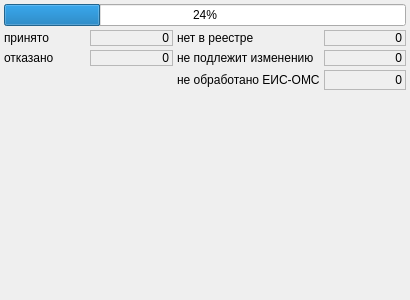
<ui version="4.0" >
 <class>ImportEISOMSPage2</class>
 <widget class="QWidget" name="ImportEISOMSPage2" >
  <property name="geometry" >
   <rect>
    <x>0</x>
    <y>0</y>
    <width>410</width>
    <height>300</height>
   </rect>
  </property>
  <property name="windowTitle" >
   <string>Form</string>
  </property>
  <layout class="QGridLayout" >
   <property name="leftMargin" >
    <number>4</number>
   </property>
   <property name="topMargin" >
    <number>4</number>
   </property>
   <property name="rightMargin" >
    <number>4</number>
   </property>
   <property name="bottomMargin" >
    <number>4</number>
   </property>
   <property name="horizontalSpacing" >
    <number>4</number>
   </property>
   <property name="verticalSpacing" >
    <number>4</number>
   </property>
   <item row="0" column="0" colspan="4" >
    <widget class="CProgressBar" name="progressBar" >
     <property name="value" >
      <number>24</number>
     </property>
    </widget>
   </item>
   <item row="1" column="0" >
    <widget class="QLabel" name="lblAcceptedLabel" >
     <property name="text" >
      <string>принято</string>
     </property>
    </widget>
   </item>
   <item row="1" column="1" >
    <widget class="QLabel" name="lblAccepted" >
     <property name="frameShape" >
      <enum>QFrame::StyledPanel</enum>
     </property>
     <property name="frameShadow" >
      <enum>QFrame::Sunken</enum>
     </property>
     <property name="text" >
      <string>0</string>
     </property>
     <property name="textFormat" >
      <enum>Qt::PlainText</enum>
     </property>
     <property name="scaledContents" >
      <bool>false</bool>
     </property>
     <property name="alignment" >
      <set>Qt::AlignRight|Qt::AlignTrailing|Qt::AlignVCenter</set>
     </property>
    </widget>
   </item>
   <item row="1" column="2" >
    <widget class="QLabel" name="lblIntegrityErrorLabel" >
     <property name="text" >
      <string>нет в реестре</string>
     </property>
    </widget>
   </item>
   <item row="1" column="3" >
    <widget class="QLabel" name="lblIntegrityError" >
     <property name="frameShape" >
      <enum>QFrame::StyledPanel</enum>
     </property>
     <property name="frameShadow" >
      <enum>QFrame::Sunken</enum>
     </property>
     <property name="text" >
      <string>0</string>
     </property>
     <property name="textFormat" >
      <enum>Qt::PlainText</enum>
     </property>
     <property name="scaledContents" >
      <bool>false</bool>
     </property>
     <property name="alignment" >
      <set>Qt::AlignRight|Qt::AlignTrailing|Qt::AlignVCenter</set>
     </property>
    </widget>
   </item>
   <item row="2" column="0" >
    <widget class="QLabel" name="lblRefusedLabel" >
     <property name="text" >
      <string>отказано</string>
     </property>
    </widget>
   </item>
   <item row="2" column="1" >
    <widget class="QLabel" name="lblRefused" >
     <property name="frameShape" >
      <enum>QFrame::StyledPanel</enum>
     </property>
     <property name="frameShadow" >
      <enum>QFrame::Sunken</enum>
     </property>
     <property name="text" >
      <string>0</string>
     </property>
     <property name="textFormat" >
      <enum>Qt::PlainText</enum>
     </property>
     <property name="scaledContents" >
      <bool>false</bool>
     </property>
     <property name="alignment" >
      <set>Qt::AlignRight|Qt::AlignTrailing|Qt::AlignVCenter</set>
     </property>
    </widget>
   </item>
   <item row="2" column="2" >
    <widget class="QLabel" name="lblChangeDisabledLabel" >
     <property name="text" >
      <string>не подлежит изменению</string>
     </property>
    </widget>
   </item>
   <item row="2" column="3" >
    <widget class="QLabel" name="lblChangeDisabled" >
     <property name="frameShape" >
      <enum>QFrame::StyledPanel</enum>
     </property>
     <property name="frameShadow" >
      <enum>QFrame::Sunken</enum>
     </property>
     <property name="text" >
      <string>0</string>
     </property>
     <property name="textFormat" >
      <enum>Qt::PlainText</enum>
     </property>
     <property name="scaledContents" >
      <bool>false</bool>
     </property>
     <property name="alignment" >
      <set>Qt::AlignRight|Qt::AlignTrailing|Qt::AlignVCenter</set>
     </property>
    </widget>
   </item>
   <item row="3" column="0" colspan="2" >
    <spacer>
     <property name="orientation" >
      <enum>Qt::Horizontal</enum>
     </property>
     <property name="sizeHint" >
      <size>
       <width>151</width>
       <height>20</height>
      </size>
     </property>
    </spacer>
   </item>
   <item row="3" column="2" >
    <widget class="QLabel" name="lblUncheckedLabel" >
     <property name="text" >
      <string>не обработано ЕИС-ОМС</string>
     </property>
    </widget>
   </item>
   <item row="3" column="3" >
    <widget class="QLabel" name="lblUnchecked" >
     <property name="frameShape" >
      <enum>QFrame::StyledPanel</enum>
     </property>
     <property name="frameShadow" >
      <enum>QFrame::Sunken</enum>
     </property>
     <property name="text" >
      <string>0</string>
     </property>
     <property name="textFormat" >
      <enum>Qt::PlainText</enum>
     </property>
     <property name="scaledContents" >
      <bool>false</bool>
     </property>
     <property name="alignment" >
      <set>Qt::AlignRight|Qt::AlignTrailing|Qt::AlignVCenter</set>
     </property>
    </widget>
   </item>
   <item row="4" column="0" colspan="4" >
    <spacer>
     <property name="orientation" >
      <enum>Qt::Vertical</enum>
     </property>
     <property name="sizeHint" >
      <size>
       <width>392</width>
       <height>111</height>
      </size>
     </property>
    </spacer>
   </item>
  </layout>
 </widget>
 <customwidgets>
  <customwidget>
   <class>CProgressBar</class>
   <extends>QProgressBar</extends>
   <header>library/ProgressBar.h</header>
  </customwidget>
 </customwidgets>
 <resources/>
 <connections/>
</ui>
